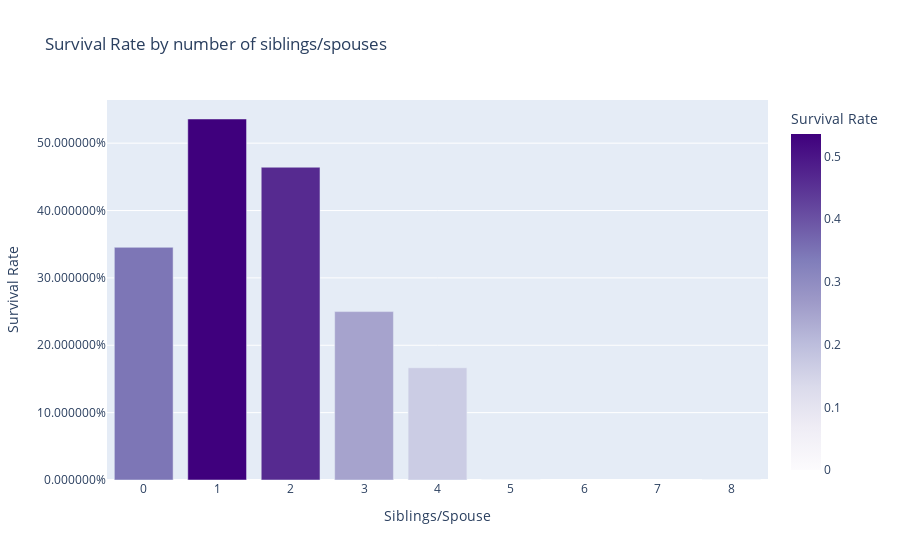

Notebook code cell kept with this figure:
### Code cell
# Your DataFrame and calculation
data = passenger_df_train[['SibSp', 'Survived']].groupby(['SibSp'], as_index=False).mean().sort_values(by='Survived', ascending=False)

# Create a bar plot using Plotly Express
fig = px.bar(data, x='SibSp', y='Survived', title='Survival Rate by number of siblings/spouses',
             labels={'SibSp': 'Siblings/Spouse', 'Survived': 'Survival Rate'},
             color='Survived', color_continuous_scale='purples')

# Update layout
fig.update_layout(xaxis=dict(tickmode='linear'), yaxis_tickformat='%')

# Show the plot
fig.show()

### Figure 1 — Plotly figure (JSON) as saved in the notebook; plotly's stock layout.template omitted (floating-point values rounded to 4 significant figures)
{"data": [{"alignmentgroup": "True", "hovertemplate": "Siblings/Spouse=%{x}<br>Survival Rate=%{marker.color}<extra></extra>", "legendgroup": "", "marker": {"color": [0.5359, 0.4643, 0.3454, 0.25, 0.1667, 0, 0], "coloraxis": "coloraxis", "pattern": {"shape": ""}}, "name": "", "offsetgroup": "", "orientation": "v", "showlegend": false, "textposition": "auto", "type": "bar", "x": [1, 2, 0, 3, 4, 5, 8], "xaxis": "x", "y": [0.5359, 0.4643, 0.3454, 0.25, 0.1667, 0, 0], "yaxis": "y"}], "layout": {"autosize": true, "barmode": "relative", "coloraxis": {"colorbar": {"title": {"text": "Survival Rate"}}, "colorscale": [[0, "rgb(252,251,253)"], [0.125, "rgb(239,237,245)"], [0.25, "rgb(218,218,235)"], [0.375, "rgb(188,189,220)"], [0.5, "rgb(158,154,200)"], [0.625, "rgb(128,125,186)"], [0.75, "rgb(106,81,163)"], [0.875, "rgb(84,39,143)"], [1, "rgb(63,0,125)"]]}, "legend": {"tracegroupgap": 0}, "title": {"text": "Survival Rate by number of siblings/spouses"}, "xaxis": {"anchor": "y", "autorange": true, "domain": [0, 1], "range": [-0.5, 8.5], "tickmode": "linear", "title": {"text": "Siblings/Spouse"}, "type": "linear"}, "yaxis": {"anchor": "x", "autorange": true, "domain": [0, 1], "range": [0, 0.5641], "tickformat": "%", "title": {"text": "Survival Rate"}, "type": "linear"}}}
